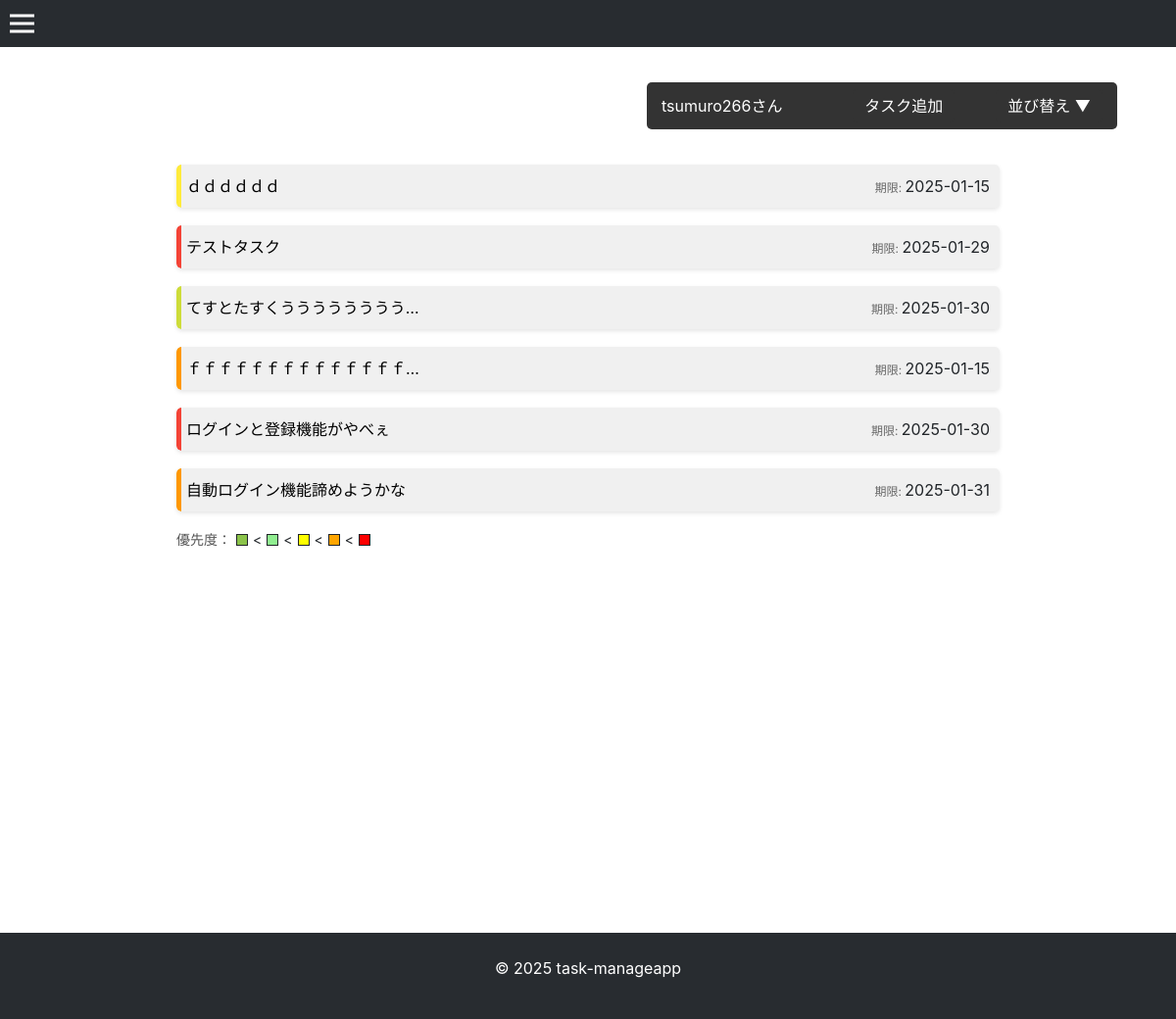
Before: /taskapp/ (signed in) with the older database file.
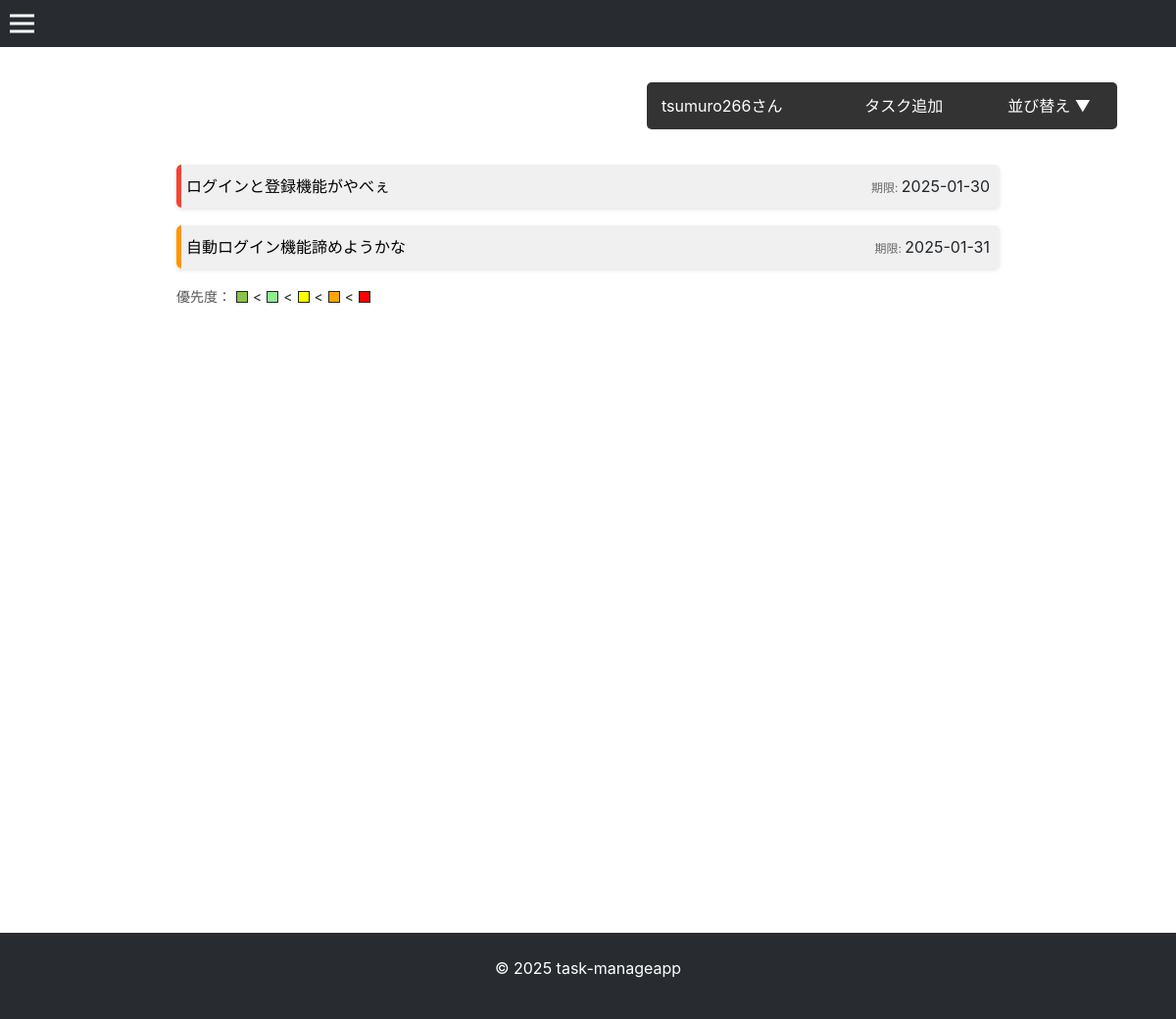
After: the same page with the newer database file.
### accounts/models.py (models this page shows)
class CustomUser(AbstractUser):
    pass

### taskapp/models.py (models this page shows, shortened)
class Task(models.Model):
    class Priority(models.IntegerChoices):
        LOWEST = 1, "1(Lowest)"
        LOW = 2, "2(Low)"
        MEDIUM = 3, "3(middle)"
        HIGH = 4, "4(High)"
        HIGHEST = 5, "5(Highest)"
    user = models.ForeignKey(
        CustomUser,
        on_delete=models.CASCADE,
        )
    task_name = models.CharField(
        max_length=50,
        blank=False,
        null=False,
        )
    details = models.TextField()
    date = models.DateField()
    priority = models.IntegerField(
        choices=Priority.choices,
        default=Priority.MEDIUM,
        )

### taskapp/views.py (the view, shortened to what this page needs)
# urls.py: path('', views.FormAndListView.as_view(), name='index'),
class FormAndListView(TemplateView):
    template_name = "index.html"
    def get_context_data(self, **kwargs):
        context = super().get_context_data(**kwargs)
        order = self.request.GET.get('order', 'pk')
        order_options = {
            'pk': 'pk',
            'priority': '-priority',
            'date': 'date',
        }
        context['tasks'] = Task.objects.filter(user=self.request.user).order_by(order_options.get(order, 'pk'))
        context['form'] = kwargs.get('form', TaskForm())
        context['is_guest_user'] = self.request.user.username.startswith("guest_")
        context['selected_order'] = order
        return context

### taskapp/templates/index.html (shortened to what this page needs)
{% extends "base.html" %}
{% block head %}
<link href="https://stackpath.bootstrapcdn.com/bootstrap/4.3.1/css/bootstrap.min.css" rel="stylesheet">{% endblock %}
{% block content %}
<div class="content">
    <div class="control-bar">
        {% if is_guest_user %}
            <p>ゲストさん</p>
        {% else %}
            <p>{{ user }}さん</p>
        {% endif %}
        <button type="submit" data-toggle="modal" data-target="#myModal">タスク追加</button>
        <div class="dropdown" id="dropdown">
            <button class="dropbtn" id="order-title">並び替え ▼</button>
        </div>
    </div>
    <div id="task-list">
        {% for task in tasks %}
        <div class="task-row">
            <div class="task-priority priority-{{ task.priority }}"></div>
            <a href="#" class="task-detail-link" data-toggle="modal" data-target="#taskDetailModal"
                data-task-id="{{ task.pk }}"
                data-task-name="{{ task.task_name }}"
                data-task-details="{{ task.details }}"
                data-task-date="{{ task.date|date:"Y-m-d" }}"
                data-task-priority="{{ task.get_priority_display }}">
                {{ task.task_name|truncatechars:15 }}
            </a>
            <span><small>期限: </small>{{ task.date|date:"Y-m-d" }}</span>
        </div>
        {% endfor %}
    </div>
    <div class="priority-legend">
        <span><small>優先度：</small></span>
        <span class="priority-box green"></span>
        <span>&lt;</span>
        <span class="priority-box light-green"></span>
        <span>&lt;</span>
        <span class="priority-box yellow"></span>
        <span>&lt;</span>
        <span class="priority-box orange"></span>
        <span>&lt;</span>
        <span class="priority-box red"></span>
    </div>
                    {% include 'add_task.html' %}
</div>
                {% include 'task_detail.html' %}
{% endblock %}

### taskapp/templates/base.html (shortened to what this page needs)
{% load static %}
<!DOCTYPE html>
<html lang="ja">
<head>
    <link rel="stylesheet" href="{% static 'css/style.css' %}">
    {% block head %}{% endblock %}
</head>
<body>
    <header>
        <div class="hamburger">
            <div></div>
            <div></div>
            <div></div>
        </div>
    </header>
        {% block content %}
        {% endblock %}
    <footer>
        <p>&copy; 2025 task-manageapp</p>
    </footer>
</body>
</html>

### taskapp/templates/add_task.html (shortened to what this page needs)
<!DOCTYPE html>
<html lang="en">
<head>
</head>
<body>
</body>
</html>

### taskapp/templates/task_detail.html (shortened to what this page needs)
<!DOCTYPE html>
<html lang="en">
<head>
</head>
<body>
</body>
</html>

### static/css/style.css (style rules this page uses)
body { margin: 0; font-family: Arial, sans-serif; display: flex; flex-direction: column; min-height: 130vh; }
header, footer { background-color: #282c30; color: white; text-align: center; padding: 1.5em 0; position: relative; }
footer { bottom: 0; width: 100%; }
.content { flex: 1; }
.hamburger { cursor: pointer; display: inline-block; padding: 10px; position: absolute; left: 0; top: 50%; transform: translateY(-50%); }
.hamburger div { width: 25px; height: 3px; background-color: white; margin: 5px 0; }
.control-bar { background-color: #333; color: white; padding: 7px 15px; display: flex; justify-content: space-between; align-items: center; border-radius: 5px; width: 40%; margin: 3% 3% 3% 55%; }
.control-bar p { margin: 0; }
button { background-color: #555; border: none; color: white; padding: 10px; cursor: pointer; border-radius: 5px; }
.dropdown { position: relative; display: inline-block; }
.dropbtn { background-color: #555; color: white; padding: 10px; cursor: pointer; border-radius: 5px; }
.control-bar p { margin: 0; padding-right: 30px; }
.control-bar button { padding: 5px 12px; background-color: #333; color: rgb(255, 255, 255); border: none; border-radius: 5px; cursor: pointer; }
#task-list { display: flex; flex-direction: column; gap: 10px; align-items: center; }
.task-row { width: 70%; display: flex; align-items: center; justify-content: space-between; background-color: #f0f0f0; padding: 10px; border-radius: 5px; box-shadow: 0 2px 4px rgba(0, 0, 0, 0.1); position: relative; margin-bottom: 8px; overflow: hidden; }
.task-priority { width: 5px; height: 100%; position: absolute; left: 0; top: 0; border-radius: 5px 0 0 5px; }
.priority-4 { background-color: #ff9800; }
.priority-5 { background-color: #f44336; }
.task-priority { flex: 1; text-align: center; }
.priority-legend { display: flex; align-items: center; gap: 5px; font-size: 14px; margin-top: 10px; margin-left: 15%; align-items: center; }
.priority-legend small { font-size: 14px; color: #555 }
.priority-box { width: 12px; height: 12px; display: inline-block; border-color: #282c30; border: 1.5px solid; }
.green { background-color: #8bc34a; }
.light-green { background-color: lightgreen; }
.yellow { background-color: yellow; }
.orange { background-color: orange; }
.red { background-color: red; }
.task-row small { font-size: 12px; color: #666; }
.task-row a { text-decoration: none; color: black; }

Changed rows visible on the page:
removed Task: priority 3 (drawn), task_name "ｄｄｄｄｄｄ", date "2025-01-15"
removed Task: priority 5 (drawn), task_name "テストタスク", date "2025-01-29"
removed Task: priority 2 (drawn), task_name "てすとたすくうううううううう…", date "2025-01-30"
removed Task: priority 4 (drawn), task_name "ｆｆｆｆｆｆｆｆｆｆｆｆｆｆ…", date "2025-01-15"
